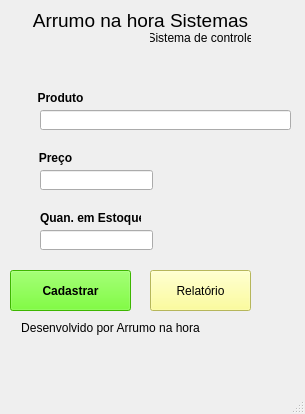
<?xml version="1.0" encoding="UTF-8"?>
<ui version="4.0">
 <class>MainWindow</class>
 <widget class="QMainWindow" name="MainWindow">
  <property name="geometry">
   <rect>
    <x>0</x>
    <y>0</y>
    <width>305</width>
    <height>414</height>
   </rect>
  </property>
  <property name="windowTitle">
   <string>MainWindow</string>
  </property>
  <widget class="QWidget" name="centralwidget">
   <widget class="QLabel" name="label">
    <property name="geometry">
     <rect>
      <x>30</x>
      <y>0</y>
      <width>221</width>
      <height>41</height>
     </rect>
    </property>
    <property name="font">
     <font>
      <pointsize>14</pointsize>
     </font>
    </property>
    <property name="text">
     <string>Arrumo na hora Sistemas</string>
    </property>
    <property name="alignment">
     <set>Qt::AlignCenter</set>
    </property>
   </widget>
   <widget class="QLabel" name="label_2">
    <property name="geometry">
     <rect>
      <x>150</x>
      <y>30</y>
      <width>101</width>
      <height>16</height>
     </rect>
    </property>
    <property name="text">
     <string>Sistema de controle</string>
    </property>
    <property name="alignment">
     <set>Qt::AlignCenter</set>
    </property>
   </widget>
   <widget class="QLabel" name="label_3">
    <property name="geometry">
     <rect>
      <x>30</x>
      <y>90</y>
      <width>61</width>
      <height>16</height>
     </rect>
    </property>
    <property name="font">
     <font>
      <weight>75</weight>
      <bold>true</bold>
     </font>
    </property>
    <property name="text">
     <string>Produto</string>
    </property>
    <property name="alignment">
     <set>Qt::AlignCenter</set>
    </property>
   </widget>
   <widget class="QLabel" name="label_4">
    <property name="geometry">
     <rect>
      <x>30</x>
      <y>150</y>
      <width>51</width>
      <height>16</height>
     </rect>
    </property>
    <property name="font">
     <font>
      <weight>75</weight>
      <bold>true</bold>
     </font>
    </property>
    <property name="text">
     <string>Preço</string>
    </property>
    <property name="alignment">
     <set>Qt::AlignCenter</set>
    </property>
   </widget>
   <widget class="QLabel" name="label_5">
    <property name="geometry">
     <rect>
      <x>40</x>
      <y>210</y>
      <width>101</width>
      <height>16</height>
     </rect>
    </property>
    <property name="font">
     <font>
      <weight>75</weight>
      <bold>true</bold>
     </font>
    </property>
    <property name="text">
     <string>Quan. em Estoque</string>
    </property>
   </widget>
   <widget class="QLineEdit" name="txtProduto">
    <property name="geometry">
     <rect>
      <x>40</x>
      <y>110</y>
      <width>251</width>
      <height>20</height>
     </rect>
    </property>
    <property name="styleSheet">
     <string notr="true">font: 12pt &quot;MS Shell Dlg 2&quot;;</string>
    </property>
   </widget>
   <widget class="QLineEdit" name="txtPreco">
    <property name="geometry">
     <rect>
      <x>40</x>
      <y>170</y>
      <width>113</width>
      <height>20</height>
     </rect>
    </property>
    <property name="styleSheet">
     <string notr="true">font: 12pt &quot;MS Shell Dlg 2&quot;;</string>
    </property>
   </widget>
   <widget class="QLineEdit" name="txtEstoque">
    <property name="geometry">
     <rect>
      <x>40</x>
      <y>230</y>
      <width>113</width>
      <height>20</height>
     </rect>
    </property>
    <property name="styleSheet">
     <string notr="true">font: 12pt &quot;MS Shell Dlg 2&quot;;</string>
    </property>
   </widget>
   <widget class="QPushButton" name="btnCadastrar">
    <property name="geometry">
     <rect>
      <x>10</x>
      <y>270</y>
      <width>121</width>
      <height>41</height>
     </rect>
    </property>
    <property name="font">
     <font>
      <weight>75</weight>
      <bold>true</bold>
     </font>
    </property>
    <property name="styleSheet">
     <string notr="true">background-color: rgb(85, 255, 0);</string>
    </property>
    <property name="text">
     <string>Cadastrar</string>
    </property>
   </widget>
   <widget class="QPushButton" name="btnRelatorio">
    <property name="geometry">
     <rect>
      <x>150</x>
      <y>270</y>
      <width>101</width>
      <height>41</height>
     </rect>
    </property>
    <property name="styleSheet">
     <string notr="true">background-color: rgb(255, 255, 127);</string>
    </property>
    <property name="text">
     <string>Relatório</string>
    </property>
   </widget>
   <widget class="QLabel" name="label_6">
    <property name="geometry">
     <rect>
      <x>10</x>
      <y>320</y>
      <width>201</width>
      <height>16</height>
     </rect>
    </property>
    <property name="text">
     <string>Desenvolvido por Arrumo na hora</string>
    </property>
    <property name="alignment">
     <set>Qt::AlignCenter</set>
    </property>
   </widget>
   <widget class="QLabel" name="txtSucesso">
    <property name="geometry">
     <rect>
      <x>10</x>
      <y>340</y>
      <width>281</width>
      <height>31</height>
     </rect>
    </property>
    <property name="text">
     <string/>
    </property>
   </widget>
  </widget>
  <widget class="QMenuBar" name="menubar">
   <property name="geometry">
    <rect>
     <x>0</x>
     <y>0</y>
     <width>305</width>
     <height>21</height>
    </rect>
   </property>
  </widget>
  <widget class="QStatusBar" name="statusbar"/>
 </widget>
 <resources/>
 <connections/>
</ui>
